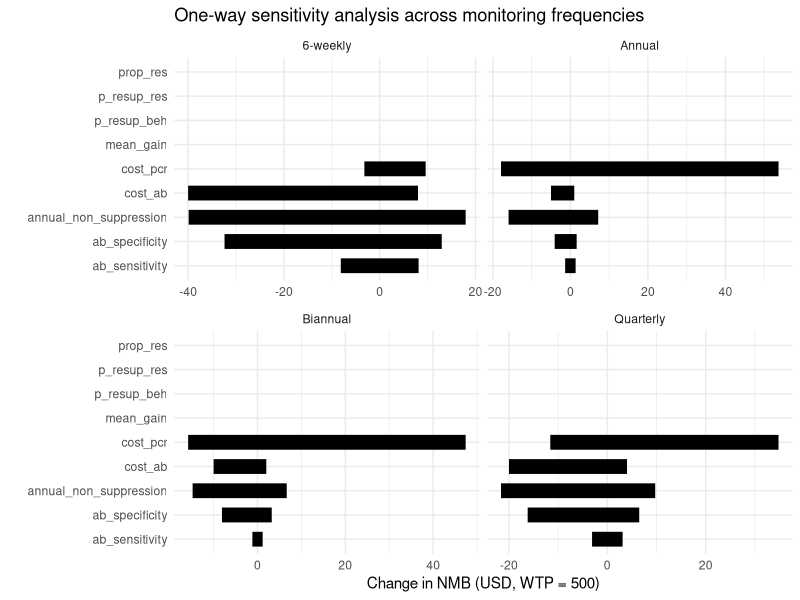
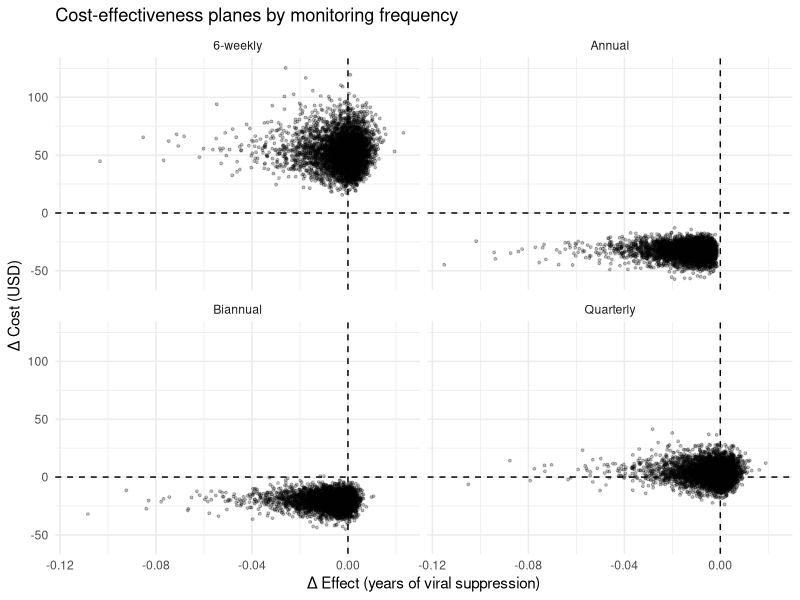
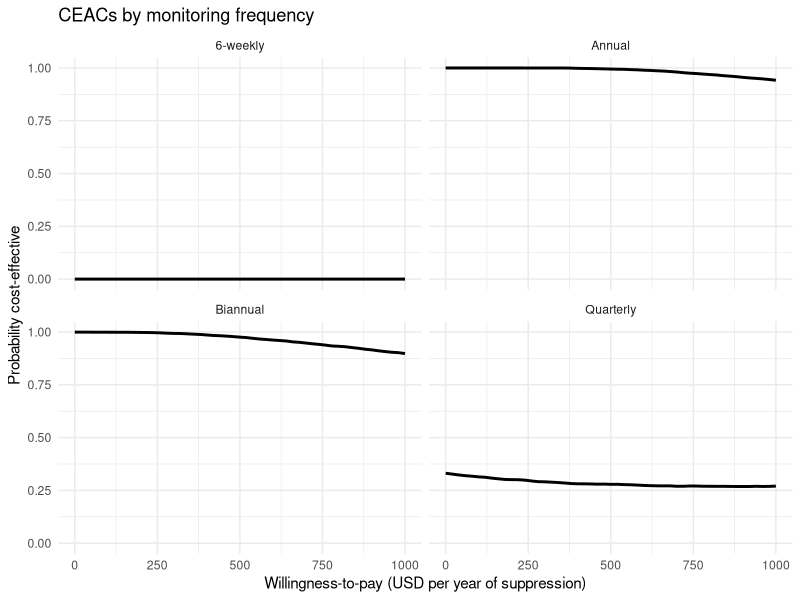

Reproduce these figures in R, in order. (Note: this script raises an error after producing the figures.)
# ce_ab_triage.R
# Cost-effectiveness comparing Ab-triage -> PCR vs PCR-only
# Requirements: tidyverse, data.table, ggplot2, cowplot, reshape2
# Install missing packages if needed:
# install.packages(c("tidyverse","data.table","ggplot2","cowplot","reshape2","scales","triangle"))

library(tidyverse)
library(data.table)
library(ggplot2)
library(cowplot)
library(reshape2)
library(scales)
# triangle package optional for triangular draws
# install.packages("triangle"); library(triangle)

set.seed(12345)

# ----------------------------
# 1) Model inputs (base case)
# ----------------------------
params <- list(
  # Population & epidemic
  N = 10000,                       # cohort size (for scaling)
  annual_non_suppression = 0.10,   # baseline annual proportion with VL non-suppression (viremic) - user varies this
  
  # Test characteristics (base case)
  ab_sensitivity = 0.6,            # sensitivity of Ab test to detect recent VL rebound (fraction)
  ab_specificity = 0.95,           # specificity
  pcr_sensitivity = 1.0,           # assumed
  pcr_specificity = 1.0,           # assumed
  
  # Costs (USD)
  cost_ab = 2.0,                   # cost per Ab test
  cost_pcr = 40.0,                 # cost per PCR test
  cost_clinic_visit = 5.0,         # incremental cost if visit needed for test/triage (per test round)
  
  # Effectiveness: benefit of earlier detection
  # For a person whose VL rebound is detected earlier via Ab triage, we model an expected gain (years of VL suppression regained earlier)
  # This is a shorthand: you should replace with a dynamic model if you have longitudinal trajectories.
  mean_effect_years_gain_on_detection = 0.25,  # e.g. 3 months earlier suppression on average per detected rebound
  # stratify resistance vs behavioral non-adherence:
  prop_reistance = 0.4,            # proportion of viremic who have resistance (vs behaviour)
  p_resupp_after_resistance_detect = 0.2,   # probability of re-suppression if resistance detected (may require regimen change)
  p_resupp_after_behav_detect = 0.6,       # probability of re-suppression if behavioural non-adherence detected
  # multiplier for earlier detection efficacy:
  efficacy_multiplier_resistance = 0.6,    # detection less effective for resistance (lower chance to re-suppress)
  efficacy_multiplier_behav = 1.0          # detection more effective for behaviour
)

# Example WTP thresholds (user originally requested $200, $500, $800)
WTPs <- c(200, 500, 800)

# ----------------------------
# 2) Helper functions
# ----------------------------

# Expected annual costs and effectiveness for a single person under given monitoring strategy
# frequency_yrs: Ab testing interval in years (e.g., 1 = annual, 0.5 = biannual, 0.0833 ~ monthly)
# strategy: "PCR_only" or "AB_triage"
calc_per_person <- function(frequency_yrs = 1,
                            params_list = params,
                            annual_non_suppression = params_list$annual_non_suppression,
                            ab_sens = params_list$ab_sensitivity,
                            ab_spec = params_list$ab_specificity,
                            cost_ab = params_list$cost_ab,
                            cost_pcr = params_list$cost_pcr,
                            cost_visit = params_list$cost_clinic_visit,
                            mean_gain = params_list$mean_effect_years_gain_on_detection,
                            prop_res = params_list$prop_reistance,
                            p_resup_res = params_list$p_resupp_after_resistance_detect,
                            p_resup_beh = params_list$p_resupp_after_behav_detect,
                            eff_mult_res = params_list$efficacy_multiplier_resistance,
                            eff_mult_beh = params_list$efficacy_multiplier_behav
) {
  
  # expected number of Ab tests per year
  ab_tests_per_year <- ifelse(is.infinite(frequency_yrs) || frequency_yrs <= 0, 0, 1 / frequency_yrs)
  
  # PCR-only: assume 1 PCR per person per year (or 0? choose policy)
  # We'll assume PCR-only means routine PCR once per year for everyone (you can change).
  pcr_tests_per_year_pcronly <- 1   # changeable if needed
  
  # Costs under PCR-only per person-year
  cost_pcronly <- pcr_tests_per_year_pcronly * (cost_pcr + cost_visit)
  
  # Effectiveness: PCR-only assumed to detect all rebounds at that routine PCR visit; average delay to detection = 0.5 year if annual
  # For simplicity, assume average delay under PCR-only = testing_interval/2 = 0.5 year
  # But many rebounds may happen between visits; for comparability we compute expected "delay" to detection:
  delay_pcronly_years <- 0.5 * (1 / pcr_tests_per_year_pcronly)
  # expected gain in suppression-year if detected earlier compared to no detection:
  # we treat the gain as mean_gain * probability of resuppression on detection (weighted)
  p_resupp_weighted <- prop_res * p_resup_res + (1 - prop_res) * p_resup_beh
  eff_pcronly <- annual_non_suppression * p_resupp_weighted * mean_gain  # years-of-suppression gained per person-year
  
  # AB_triage:
  # If Ab test positive -> confirm with PCR (assume PCR applied only to positives)
  # Expected numbers:
  ab_pos_if_viremic <- ab_sens       # sensitivity among viremic
  ab_pos_if_not <- 1 - ab_spec       # false positive rate among non-viremic
  
  # expected PCR confirmations per person-year under triage:
  # P(ab positive) = P(viremic)*ab_sens + (1-P(viremic))*(1-ab_spec)
  p_ab_pos <- annual_non_suppression * ab_pos_if_viremic + (1 - annual_non_suppression) * ab_pos_if_not
  pcr_confirm_per_year_triage <- p_ab_pos * ab_tests_per_year
  
  # cost per person-year under triage:
  cost_triage <- ab_tests_per_year * (cost_ab + cost_visit) + pcr_confirm_per_year_triage * (cost_pcr + cost_visit)
  
  # Effectiveness under triage: proportion of viremic detected earlier depends on testing interval and ab_sensitivity:
  # Assume mean delay to detection under periodic Ab testing = testing_interval/2 + any assay-specific delay (e.g., AB_rebound_delay). Here we assume detection interval = frequency_yrs/2.
  delay_triage_years <- frequency_yrs / 2
  
  # The earlier detection relative to PCR-only is: delay_pcronly_years - delay_triage_years
  # But only if triage delay < pcr delay, else no earlier detection.
  delta_delay <- pmax(0, delay_pcronly_years - delay_triage_years)
  
  # expected effect per person-year = (prob of being viremic in year)*(prob Ab detects them when tested during the period relative to PCR)*prob re-suppression * years gained
  # For simplicity: assume proportion of viremic detected by triage during the year = ab_sensitivity * (1 - delay_triage_years) ??? (too complex).
  # We'll approximate that testing at interval f will catch a fraction sens_frac = frequency_yrs/(frequency_yrs + delay_pcronly_years) * ab_sens
  # Simpler approach: suppose fraction of viremic caught earlier = ab_sens (since those who are viremic in the year are testable) * indicator(delta_delay>0)
  frac_caught_earlier <- ifelse(delta_delay > 0, ab_sens, 0)
  
  # Adjust probability of re-suppression depending on resistance/behaviour:
  # Weighted expected re-suppression probability among those detected earlier:
  p_resupp_weighted_earlier <- prop_res * p_resup_res * eff_mult_res +
    (1 - prop_res) * p_resup_beh * eff_mult_beh
  
  eff_triage <- annual_non_suppression * frac_caught_earlier * p_resupp_weighted_earlier * delta_delay
  
  # return per-person-year costs and effects
  tibble(
    ab_tests_per_year = ab_tests_per_year,
    pcr_tests_per_year_pcronly = pcr_tests_per_year_pcronly,
    pcr_tests_per_year_triage = pcr_confirm_per_year_triage,
    cost_pcronly = cost_pcronly,
    cost_triage = cost_triage,
    eff_pcronly = eff_pcronly,
    eff_triage = eff_triage,
    delta_cost = cost_triage - cost_pcronly,
    delta_eff = eff_triage - eff_pcronly,
    ICER = ifelse(delta_eff == 0, NA, delta_cost / delta_eff)
  )
}

##Specifying the frequencies that should be outputed
freq_scenarios <- tibble(
  frequency_yrs = c(1, 0.5, 0.25, 0.125),
  freq_label = c("Annual", "Biannual", "Quarterly", "6-weekly")
)

# Test function with some frequencies
calc_per_person(1, params)
calc_per_person(0.5, params)
calc_per_person(0.0833, params) # ~monthly

# ---------------------------------
# 3) Sweep frequencies & non-suppression prevalence
# ---------------------------------
freqs_yrs <- c(1, 0.5, 0.25, 0.125, 1/12)  # annual, biannual, quarterly, 6-week ~0.125yrs, monthly
prevalences <- c(0.02, 0.05, 0.10, 0.20)   # sensitivity to non-suppression rate

grid <- expand.grid(frequency_yrs = freqs_yrs, annual_non_suppression = prevalences) %>%
  arrange(annual_non_suppression, frequency_yrs) %>%
  as_tibble()

results <- grid %>%
  rowwise() %>%
  mutate(out = list(calc_per_person(frequency_yrs = frequency_yrs,
                                    params_list = params,
                                    annual_non_suppression = annual_non_suppression))) %>%
  unnest(out)

# Add labels and compute whether triage cheaper than PCR-only (Q2)
results <- results %>%
  mutate(
    freq_label = case_when(
      frequency_yrs == 1 ~ "annual",
      frequency_yrs == 0.5 ~ "biannual",
      frequency_yrs == 0.25 ~ "quarterly",
      frequency_yrs == 0.125 ~ "6-week",
      abs(frequency_yrs - 1/12) < 1e-6 ~ "monthly",
      TRUE ~ paste0(round(1/frequency_yrs,1),"x/yr")
    ),
    triage_cheaper = cost_triage < cost_pcronly,
    triage_more_effective = eff_triage > eff_pcronly
  )

# Print results table
print(results %>% 
        dplyr::select(annual_non_suppression, freq_label, cost_pcronly, cost_triage, delta_cost, eff_pcronly, eff_triage, delta_eff, ICER, triage_cheaper, triage_more_effective))

# Answer to Q2: at what frequency cost of testing becomes lower than PCR-only?
# For each prevalence, find most frequent (largest ab_tests_per_year) that still has triage_cheaper == TRUE
q2_summary <- results %>%
  group_by(annual_non_suppression) %>%
  filter(triage_cheaper) %>%
  summarize(min_freq_yrs = max(frequency_yrs),   # largest interval (i.e., least frequent) where cheaper; adjust depending on interpretation
            freq_label = freq_label[which.max(frequency_yrs)],
            .groups = "drop")

print(q2_summary)

# ---------------------------------
# 4) Cost-effectiveness across WTP thresholds (Q3 + Q4)
# ---------------------------------
# For each frequency and prevalence compute net monetary benefit (NMB) = WTP*delta_eff - delta_cost
ce_results <- results %>%
  rowwise() %>%
  mutate(
    NMB_200 = WTPs[1] * delta_eff - delta_cost,
    NMB_500 = WTPs[2] * delta_eff - delta_cost,
    NMB_800 = WTPs[3] * delta_eff - delta_cost
  ) %>%
  ungroup()

# For each WTP and prevalence, find frequencies with positive NMB (i.e., triage cost-effective)
ce_summary <- ce_results %>%
  pivot_longer(cols = starts_with("NMB_"), names_to = "WTP_label", values_to = "NMB") %>%
  mutate(WTP = case_when(WTP_label == "NMB_200" ~ 200,
                         WTP_label == "NMB_500" ~ 500,
                         WTP_label == "NMB_800" ~ 800)) %>%
  group_by(annual_non_suppression, WTP) %>%
  summarize(
    best_freq = freq_label[which.max(NMB)],
    best_NMB = max(NMB),
    any_CE = any(NMB > 0),
    .groups = "drop"
  )

print(ce_summary)

# ---------------------------------
# 5) Tornado (univariate) sensitivity analysis
# ---------------------------------
# Define base and ranges for key inputs (examples)
tornado_inputs <- tibble(
  param = c("ab_sensitivity","ab_specificity","cost_ab","cost_pcr","mean_gain","prop_res","p_resup_res","p_resup_beh","annual_non_suppression"),
  base  = c(params$ab_sensitivity, params$ab_specificity, params$cost_ab, params$cost_pcr, params$mean_effect_years_gain_on_detection, params$prop_reistance, params$p_resupp_after_resistance_detect, params$p_resupp_after_behav_detect, params$annual_non_suppression),
  low   = c(0.3, 0.85, 1.0, 20, 0.05, 0.1, 0.05, 0.2, 0.01),
  high  = c(0.9, 0.99, 7.0, 100, 0.5, 0.7, 0.5, 0.95, 0.30)
)

# pick a scenario to test (e.g., biannual)
# base_freq <- 0.5
tornado_all <- freq_scenarios %>%
  rowwise() %>%
  mutate(
    tornado = list({
      base_freq <- frequency_yrs
      
      tornado_out <- tornado_inputs %>%
        rowwise() %>%
        mutate(
          out_low = list({
            pmod <- params
            pmod[[param]] <- low
            calc_per_person(base_freq, pmod)
          }),
          out_high = list({
            pmod <- params
            pmod[[param]] <- high
            calc_per_person(base_freq, pmod)
          })
        ) %>%
        unnest(cols = c(out_low, out_high), names_sep = "_") %>%
        mutate(
          NMB_low  = 500 * (out_low_eff_triage  - out_low_eff_pcronly) -
            (out_low_cost_triage     - out_low_cost_pcronly),
          NMB_high = 500 * (out_high_eff_triage - out_high_eff_pcronly) -
            (out_high_cost_triage    - out_high_cost_pcronly),
          NMB_base = {
            base <- calc_per_person(base_freq, params)
            500 * base$delta_eff - base$delta_cost
          },
          min_change = pmin(NMB_low - NMB_base, NMB_high - NMB_base),
          max_change = pmax(NMB_low - NMB_base, NMB_high - NMB_base)#,
          # freq_label = freq_label
        )
      
      tornado_out
    })
  ) %>%
  unnest(tornado)

tornado_plot_all <- ggplot(tornado_all) +
  geom_linerange(
    aes(x = param, ymin = min_change, ymax = max_change),
    size = 5
  ) +
  coord_flip() +
  facet_wrap(~ freq_label, scales = "free_x") +
  labs(
    x = "",
    y = "Change in NMB (USD, WTP = 500)",
    title = "One-way sensitivity analysis across monitoring frequencies"
  ) +
  theme_minimal()

print(tornado_plot_all)

# ---------------------------------
# 6) Probabilistic Sensitivity Analysis (PSA)
# ---------------------------------
# Define distributions for uncertain parameters. Use Monte Carlo draws.
n_sims <- 5000

# helper to draw
draws <- tibble(
  ab_sensitivity = rbeta(n_sims, 60, 40),       # mean ~0.6 (alpha/beta tuned)
  ab_specificity = rbeta(n_sims, 95, 5),        # mean ~0.95
  cost_ab = rgamma(n_sims, shape = 4, scale = 0.6), # mean ~2.4
  cost_pcr = rgamma(n_sims, shape = 40, scale = 1.0), # mean ~40
  mean_gain = rlnorm(n_sims, meanlog = log(params$mean_effect_years_gain_on_detection), sdlog = 0.6),
  prop_res = rbeta(n_sims, 40, 60),             # mean ~0.4
  p_resup_res = rbeta(n_sims, 20, 80),          # mean ~0.2
  p_resup_beh = rbeta(n_sims, 60, 40),          # mean ~0.6
  annual_non_suppression = rbeta(n_sims, 10, 90) # mean ~0.1
)

# Run PSA for two policies at a chosen frequency (e.g., biannual)
# psa_freq <- 0.5
psa_all <- freq_scenarios %>%
  rowwise() %>%
  mutate(
    psa = list({
      psa_freq <- frequency_yrs
      
      draws %>%
        mutate(sim = row_number()) %>%
        rowwise() %>%
        mutate(
          out = list(calc_per_person(
            frequency_yrs = psa_freq,
            params_list = params,
            annual_non_suppression = annual_non_suppression,
            ab_sens = ab_sensitivity,
            ab_spec = ab_specificity,
            cost_ab = cost_ab,
            cost_pcr = cost_pcr,
            mean_gain = mean_gain,
            prop_res = prop_res,
            p_resup_res = p_resup_res,
            p_resup_beh = p_resup_beh
          ))
        ) %>%
        unnest(out) %>%
        transmute(
          delta_cost,
          delta_eff#,
          # freq_label = freq_label
        )
    })
  ) %>%
  unnest(psa)

ce_plane_all <- ggplot(psa_all, aes(x = delta_eff, y = delta_cost)) +
  geom_point(alpha = 0.25, size = 0.7) +
  geom_hline(yintercept = 0, linetype = "dashed") +
  geom_vline(xintercept = 0, linetype = "dashed") +
  facet_wrap(~ freq_label) +
  labs(
    x = "Δ Effect (years of viral suppression)",
    y = "Δ Cost (USD)",
    title = "Cost-effectiveness planes by monitoring frequency"
  ) +
  theme_minimal()

print(ce_plane_all)

# CEAC: proportion of sims where NMB > 0 across WTPs
ceac_all <- psa_all %>%
  crossing(WTP = seq(0, 1000, by = 20)) %>%
  mutate(NMB = WTP * delta_eff - delta_cost) %>%
  group_by(freq_label, WTP) %>%
  summarize(
    pr_CE = mean(NMB > 0),
    .groups = "drop"
  )

ceac_plot_all <- ggplot(ceac_all, aes(x = WTP, y = pr_CE)) +
  geom_line(size = 1) +
  facet_wrap(~ freq_label) +
  labs(
    x = "Willingness-to-pay (USD per year of suppression)",
    y = "Probability cost-effective",
    title = "CEACs by monitoring frequency"
  ) +
  theme_minimal()

print(ceac_plot_all)

# ---------------------------------
# 7) Outputs: Figures and summary tables
# ---------------------------------
# Save main results tables
write.csv(results, "CE_AB_analysis/ab_triage_results_sweep.csv", row.names = FALSE)
write.csv(ce_summary, "CE_AB_analysis/ab_triage_ce_summary.csv", row.names = FALSE)

# Save example plots
ggsave("CE_AB_analysis/tornado_all_frequencies.png", tornado_plot_all, width = 12, height = 8)
ggsave("CE_AB_analysis/ce_plane_all_frequencies.png", ce_plane_all, width = 12, height = 8)
ggsave("CE_AB_analysis/ceac_all_frequencies.png", ceac_plot_all, width = 12, height = 8)


message("Completed. Results saved to CSV and plots saved. Adjust parameters in 'params' and rerun as needed.")
